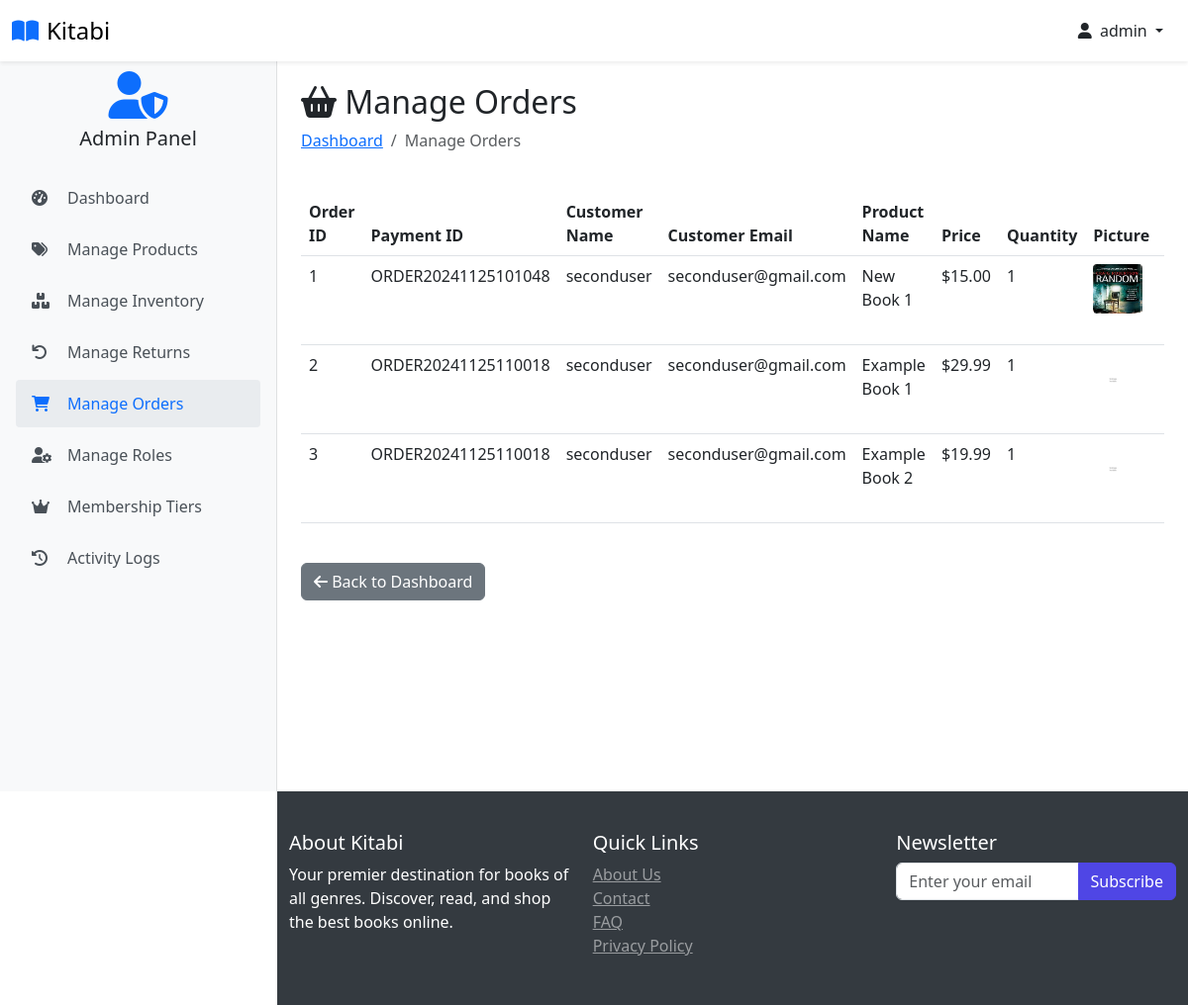
Page /view-orders (signed in) on the earlier database version.
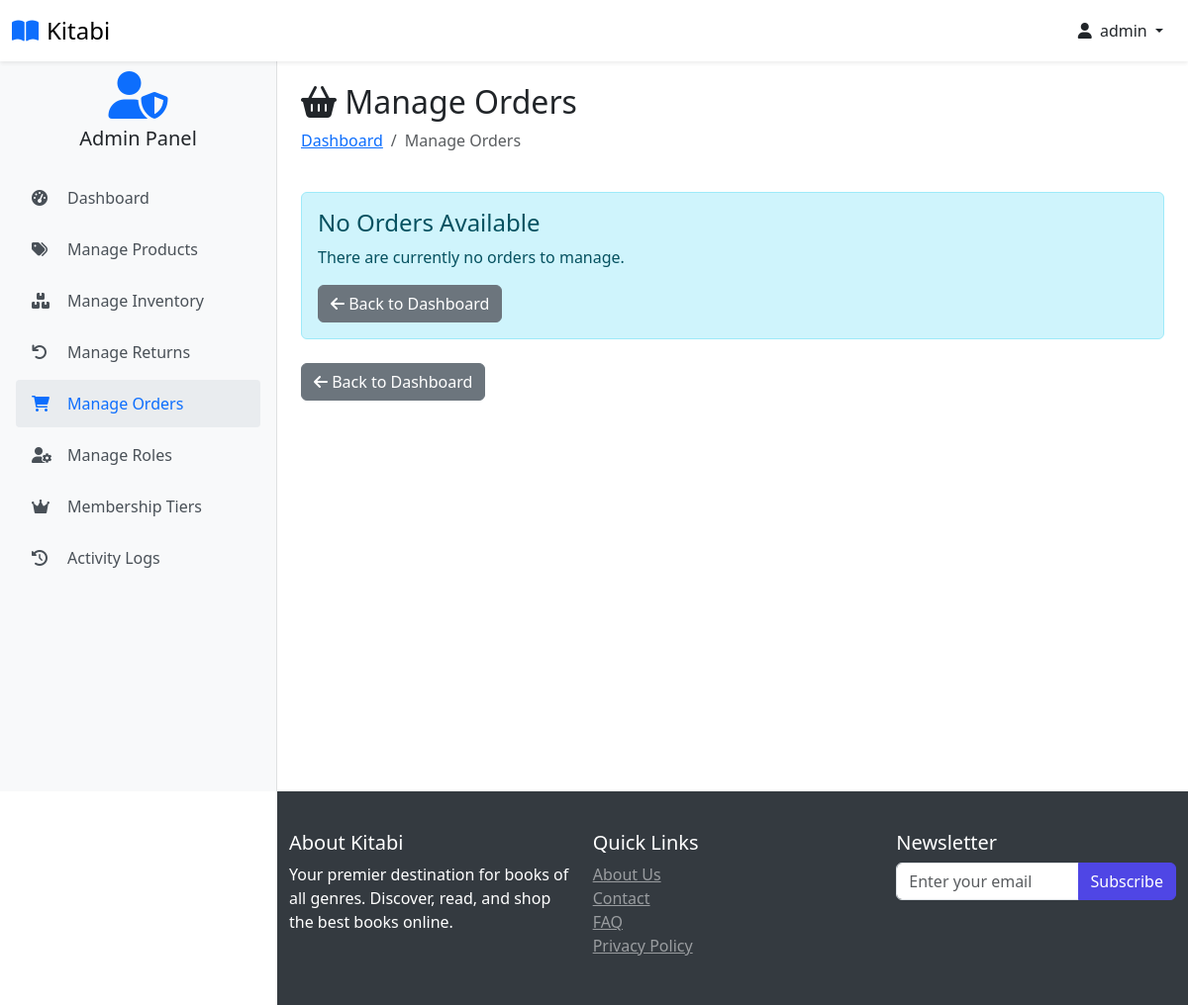
Same page on the later database version.
### website/models.py (models this page shows, shortened)
class Order(db.Model):
    id = db.Column(db.Integer, primary_key=True)
    quantity = db.Column(db.Integer, nullable=False)
    price = db.Column(db.Float, nullable=False)
    status = db.Column(db.String(100), nullable=False)
    payment_id = db.Column(db.String(1000), nullable=False)
    customer_link = db.Column(db.Integer, db.ForeignKey('customer.id'), nullable=False)
    product_link = db.Column(db.Integer, db.ForeignKey('product.id'), nullable=False)
    returns = db.relationship('Return', foreign_keys='Return.order_link', back_populates='order', lazy=True)
    delivery_fee = db.Column(db.Float, default=0.0)  # New field
    discount_applied = db.Column(db.Float, default=0.0)  # New field
    created_at = db.Column(db.DateTime, default=datetime.utcnow)  # New field
    customer = db.relationship('Customer', back_populates='orders')
    product = db.relationship('Product', back_populates='orders')

class Customer(db.Model, UserMixin):
    id = db.Column(db.Integer, primary_key=True)
    full_name = db.Column(db.String(100), nullable=False)
    email = db.Column(db.String(100), unique=True, nullable=False)
    username = db.Column(db.String(100), unique=True, nullable=False)
    password_hash = db.Column(db.String(200), nullable=False)
    date_joined = db.Column(db.DateTime(), default=datetime.utcnow)
    is_admin_val = db.Column(db.Boolean, default=False)
    last_login = db.Column(db.DateTime)
    status = db.Column(db.String(20), default='active')
    membership_tier_id = db.Column(db.Integer, db.ForeignKey('membership_tier.id'), default=1)  # Default to Normal
    points = db.Column(db.Integer, default=0)
    membership_tier = db.relationship('MembershipTier', backref='customers')
    cart_items = db.relationship('Cart', back_populates='customer', lazy=True)
    orders = db.relationship('Order', back_populates='customer', lazy=True)
    activity_logs = db.relationship('ActivityLog', back_populates='user', lazy=True)
    returns = db.relationship('Return', foreign_keys='Return.customer_link', back_populates='customer', lazy=True)
    roles = db.relationship(
        'Role',
        secondary=user_roles,
        back_populates='users',
        lazy='dynamic'
    )
    @property
    def password(self):
        raise AttributeError('Password is not a readable Attribute')
    @property
    def is_admin(self):
        return self.is_admin_val or any(
            role.name in ['Super Admin', 'Product Manager', 'Order Manager']
            for role in self.roles
        )
    def has_permission(self, permission):
        for role in self.roles:
            if permission in (role.permissions or []):
                return True
        return False

class Product(db.Model):
    id = db.Column(db.Integer, primary_key=True)
    product_name = db.Column(db.String(100), nullable=False)
    author = db.Column(db.String(100), nullable=False)
    rating = db.Column(db.Float, nullable=False)
    current_price = db.Column(db.Float, nullable=False)
    in_stock = db.Column(db.Integer, nullable=False)
    low_stock_threshold = db.Column(db.Integer, default=10)
    warehouse_location = db.Column(db.String(100), nullable=False, default='Main Warehouse')
    promotion_percentage = db.Column(db.Integer, default=0)
    discounted_price = db.Column(db.Float, nullable=True)
    product_picture = db.Column(db.String(1000), nullable=False)
    flash_sale = db.Column(db.Boolean, default=False)
    date_added = db.Column(db.DateTime, default=datetime.utcnow)
    category_id = db.Column(db.Integer, db.ForeignKey('category.id'), nullable=False)
    subcategory_id = db.Column(db.Integer, db.ForeignKey('sub_category.id'), nullable=False)
    last_stock_update = db.Column(db.DateTime, default=datetime.utcnow)
    returns = db.relationship('Return', foreign_keys='Return.product_link', back_populates='product', lazy=True)
    carts = db.relationship('Cart', back_populates='product', lazy=True)
    orders = db.relationship('Order', back_populates='product', lazy=True)
    stock_history = db.relationship('StockHistory', back_populates='product', lazy=True)
    category = db.relationship('Category', back_populates='products')
    subcategory = db.relationship('SubCategory', back_populates='products')

### website/admin.py (the view)
@admin.route('/view-orders')
@require_role('Super Admin', 'Order Manager')
def order_view():
    orders = Order.query.all()
    return render_template('view_orders.html', orders=orders)

### website/jwt_utils.py (called while the page is built)
def decode_token(token):
    try:
        payload = jwt.decode(token, current_app.config['SECRET_KEY'], algorithms=['HS256'])
        return payload
    except jwt.ExpiredSignatureError:
        return jsonify({'error': 'Token has expired'}), 401
    except jwt.InvalidTokenError:
        return jsonify({'error': 'Invalid token'}), 401

### website/templates/view_orders.html (shortened to what this page needs)
{% extends 'base.html' %}
{% block body %}
<div class="container  ">
    <div class="row mb-4">
        <div class="col">
            <h2><i class="fas fa-shopping-basket"></i> Manage Orders</h2>
            <nav aria-label="breadcrumb">
                <ol class="breadcrumb">
                    <li class="breadcrumb-item"><a href="{{ url_for('admin.admin_page') }}">Dashboard</a></li>
                    <li class="breadcrumb-item active">Manage Orders</li>
                </ol>
            </nav>
        </div>
    </div>
    {% if orders | length < 1 %}
    <div class="alert alert-info">
        <h4 class="alert-heading">No Orders Available</h4>
        <p>There are currently no orders to manage.</p>
        <a href="{{ url_for('admin.admin_page') }}" class="btn btn-secondary">
            <i class="fas fa-arrow-left"></i> Back to Dashboard
        </a>
    </div>
    {% else %}
    <div class="table-responsive">
        <table class="table table-hover">
            <thead class="thead-light">
                <tr>
                    <th scope="col">Order ID</th>
                    <th scope="col">Payment ID</th>
                    <th scope="col">Customer Name</th>
                    <th scope="col">Customer Email</th>
                    <th scope="col">Product Name</th>
                    <th scope="col">Price</th>
                    <th scope="col">Quantity</th>
                    <th scope="col">Picture</th>
                    <th scope="col">Status</th>
                </tr>
            </thead>
            <tbody>
                {% for order in orders %}
                <tr>
                    <td>{{ order.id }}</td>
                    <td>{{ order.payment_id }}</td>
                    <td>{{ order.customer.username }}</td>
                    <td>{{ order.customer.email }}</td>
                    <td>{{ order.product.product_name }}</td>
                    <td>${{ "%.2f"|format(order.price) }}</td>
                    <td>{{ order.quantity }}</td>
                    <td>
                        <img src="{{ order.product.product_picture }}"
                             alt="{{ order.product.product_name }}"
                             style="height: 50px; width: 50px; border-radius: 4px;">
                    </td>
                    <td>
                    </td>
                </tr>
                {% endfor %}
            </tbody>
        </table>
    </div>
    {% endif %}
    <div class="row mt-4">
        <div class="col">
            <a href="{{ url_for('admin.admin_page') }}" class="btn btn-secondary">
                <i class="fas fa-arrow-left"></i> Back to Dashboard
            </a>
        </div>
    </div>
</div>
{% endblock %}

Differences in the rows shown:
removed Order: id "1", payment_id "ORDER20241125101048", customer.username "seconduser", customer.email "seconduser@gmail.com", product.product_name "New Book 1", price "15.00", quantity "1", product.product_picture (picture)
removed Order: id "2", payment_id "ORDER20241125110018", customer.username "seconduser", customer.email "seconduser@gmail.com", product.product_name "Example Book 1", price "29.99", quantity "1", product.product_picture (placeholder picture)
removed Order: id "3", payment_id "ORDER20241125110018", customer.username "seconduser", customer.email "seconduser@gmail.com", product.product_name "Example Book 2", price "19.99", quantity "1", product.product_picture (placeholder picture)
Other differences:
text no longer shown: "Order ID Payment ID Customer Name Customer Email Product Name Price Quantity Picture"
text now shown: "No Orders Available There are currently no orders to manage. Back to Dashboard"
